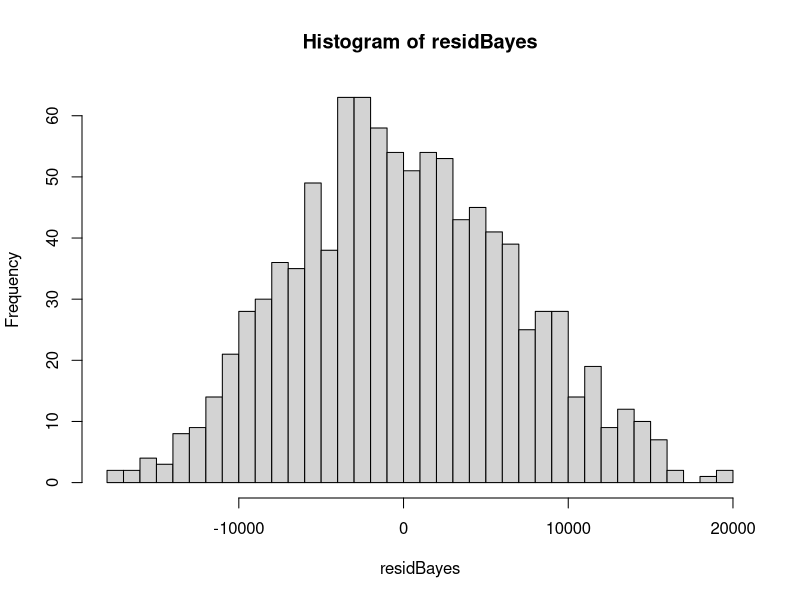

Write R code to recreate this figure.
setwd("C:\\Users\\zc3763\\Dropbox\\Courses\\18SP\\SDS383D\\Section5\\exercise_5_1")
library(mvtnorm)
library(MASS)
profitData = read.csv("restaurants.csv",header = TRUE)

N = 1000
X = as.matrix(profitData$SeatingCapacity)
Y = as.matrix(profitData$Profit)
intercept = rep(1,nrow(X))
X = cbind(intercept,X)
X = cbind(X,profitData$DinnerService)


mu_n = solve(t(X) %*% X + diag(1,ncol(X))) %*% (t(X) %*% Y)
Sigma_nw = solve(t(X) %*% X + diag(1,ncol(X)))
orate = 1 + 0.5 * (t(Y) %*% Y - t(mu_n) %*% (t(X) %*% X + diag(1,ncol(X),ncol(X))) %*% mu_n)

beta = matrix(0,ncol(X),N + 1)
omega = rgamma(N,shape = (1 + 0.5 * (nrow(X) + ncol(X))), rate = orate)

for (index in 1:N){
  
  beta[,index + 1] = t(rmvnorm(1, mean = mu_n, sigma = Sigma_nw / omega[index]))

}
beta = beta[,500:ncol(beta)]
betaSelect = rowMeans(beta)
yBayes = X %*% betaSelect
residBayes = Y - yBayes
mean(residBayes ** 2)
hist(residBayes,breaks = 50)